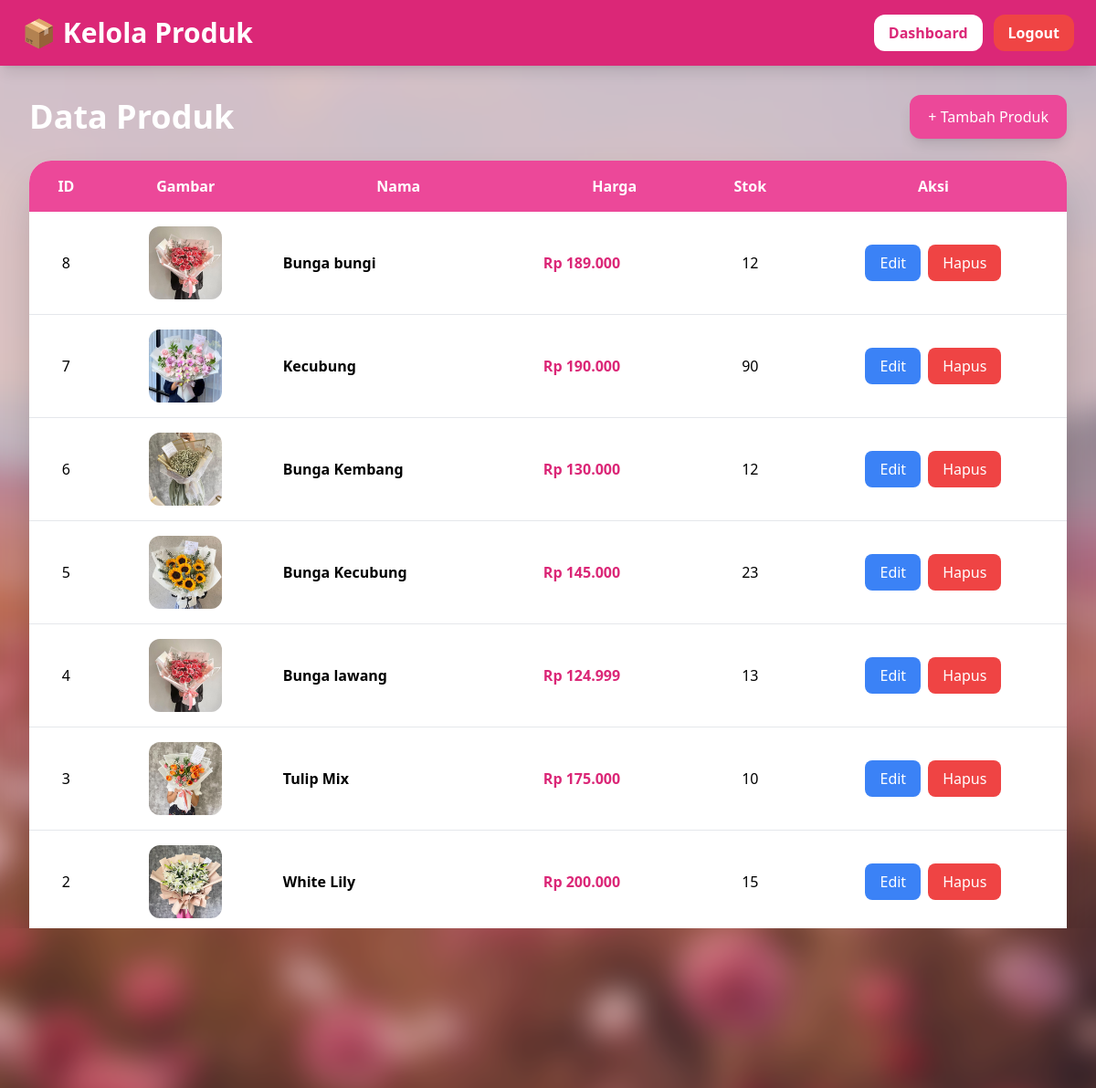
/admin/produk.php (signed in), run on the app's committed database.
### tables this page shows
CREATE TABLE `products` (
  `id` int(11) NOT NULL,
  `name` varchar(150) NOT NULL,
  `description` text DEFAULT NULL,
  `price` decimal(10,2) NOT NULL,
  `image` varchar(255) DEFAULT NULL,
  `stock` int(11) DEFAULT 0,
  `created_at` timestamp NOT NULL DEFAULT current_timestamp()
);

### admin/produk.php (the view, shortened to what this page needs)
<?php
require '../config/database.php';
$stmt = $pdo->query("SELECT * FROM products ORDER BY id DESC");
$products = $stmt->fetchAll();
?>
<!DOCTYPE html>
<html lang="id">
<head>
<script src="https://cdn.tailwindcss.com"></script>
</head>
<body class="min-h-screen">
<div class="fixed inset-0 -z-20 overflow-hidden">
</div>
<nav class="bg-pink-600 shadow-lg">
    <div class="max-w-7xl mx-auto px-6 py-4 flex justify-between items-center">
        <h1 class="text-3xl font-bold text-white">
            📦 Kelola Produk
        </h1>
        <div class="flex gap-3">
            <a href="index.php"
               class="bg-white text-pink-600 px-4 py-2 rounded-xl font-semibold">
                Dashboard
            </a>
            <a href="../logout.php"
               class="bg-red-500 text-white px-4 py-2 rounded-xl font-semibold">
                Logout
            </a>
        </div>
    </div>
</nav>
<div class="max-w-7xl mx-auto p-8">
    <div class="flex justify-between items-center mb-6">
        <h2 class="text-4xl font-bold text-white">
            Data Produk
        </h2>
        <a href="tambah_produk.php"
           class="bg-pink-500 hover:bg-pink-600 text-white px-5 py-3 rounded-xl shadow-lg">
            + Tambah Produk
        </a>
    </div>
    <div class="bg-white rounded-3xl shadow-2xl overflow-hidden">
        <table class="w-full">
            <thead class="bg-pink-500 text-white">
                <tr>
                    <th class="p-4">ID</th>
                    <th class="p-4">Gambar</th>
                    <th class="p-4">Nama</th>
                    <th class="p-4">Harga</th>
                    <th class="p-4">Stok</th>
                    <th class="p-4">Aksi</th>
                </tr>
            </thead>
            <tbody>
            <?php foreach($products as $p): ?>
                <tr class="border-b hover:bg-pink-50">
                    <td class="p-4 text-center">
                        <?= $p['id']; ?>
                    </td>
                    <td class="p-4">
                        <img
                            src="../images/<?= htmlspecialchars($p['image']); ?>"
                            class="w-20 h-20 object-cover rounded-xl mx-auto">
                    </td>
                    <td class="p-4 font-semibold">
                        <?= htmlspecialchars($p['name']); ?>
                    </td>
                    <td class="p-4 font-bold text-pink-600">
                        Rp <?= number_format($p['price'],0,',','.'); ?>
                    </td>
                    <td class="p-4 text-center">
                        <?= $p['stock']; ?>
                    </td>
                    <td class="p-4">
                        <div class="flex gap-2 justify-center">
                            <a href="edit_produk.php?id=<?= $p['id']; ?>"
                               class="bg-blue-500 hover:bg-blue-600 text-white px-4 py-2 rounded-lg">
                                Edit
                            </a>
                            <a href="hapus_produk.php?id=<?= $p['id']; ?>"
                               onclick="return confirm('Yakin hapus produk?')"
                               class="bg-red-500 hover:bg-red-600 text-white px-4 py-2 rounded-lg">
                                Hapus
                            </a>
                        </div>
                    </td>
                </tr>
            <?php endforeach; ?>
            </tbody>
        </table>
    </div>
</div>
</body>
</html>

### data on the page
products: id "8", image (picture), name "Bunga bungi", price "189.000", stock "12"
products: id "7", image (picture), name "Kecubung", price "190.000", stock "90"
products: id "6", image (picture), name "Bunga Kembang", price "130.000", stock "12"
products: id "5", image (picture), name "Bunga Kecubung", price "145.000", stock "23"
products: id "4", image (picture), name "Bunga lawang", price "124.999", stock "13"
products: id "3", image (picture), name "Tulip Mix", price "175.000", stock "10"
products: id "2", image (picture), name "White Lily", price "200.000", stock "15"
products: image (picture), name "Red Rose Bouquet", price "150.000"
